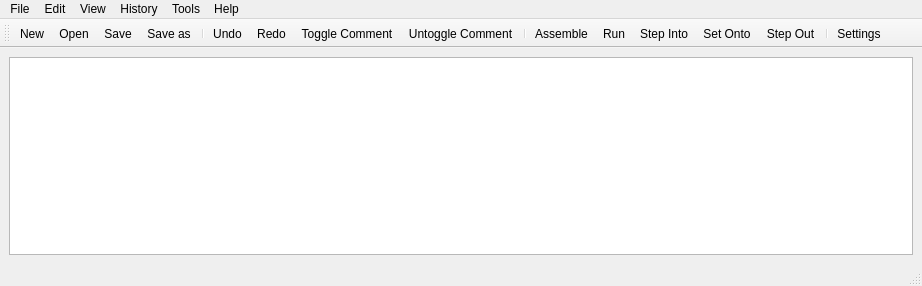
<?xml version="1.0" encoding="UTF-8"?>
<ui version="4.0">
 <class>main_window</class>
 <widget class="QMainWindow" name="main_window">
  <property name="windowModality">
   <enum>Qt::NonModal</enum>
  </property>
  <property name="geometry">
   <rect>
    <x>0</x>
    <y>0</y>
    <width>922</width>
    <height>286</height>
   </rect>
  </property>
  <property name="sizePolicy">
   <sizepolicy hsizetype="Maximum" vsizetype="Maximum">
    <horstretch>0</horstretch>
    <verstretch>0</verstretch>
   </sizepolicy>
  </property>
  <property name="mouseTracking">
   <bool>false</bool>
  </property>
  <property name="windowTitle">
   <string>Easy68k-linux</string>
  </property>
  <property name="unifiedTitleAndToolBarOnMac">
   <bool>false</bool>
  </property>
  <widget class="QWidget" name="centralwidget">
   <property name="sizePolicy">
    <sizepolicy hsizetype="Maximum" vsizetype="Maximum">
     <horstretch>0</horstretch>
     <verstretch>0</verstretch>
    </sizepolicy>
   </property>
   <layout class="QVBoxLayout" name="verticalLayout">
    <item>
     <widget class="QPlainTextEdit" name="editor">
      <property name="sizePolicy">
       <sizepolicy hsizetype="Expanding" vsizetype="Expanding">
        <horstretch>0</horstretch>
        <verstretch>0</verstretch>
       </sizepolicy>
      </property>
     </widget>
    </item>
   </layout>
  </widget>
  <widget class="QMenuBar" name="menubar">
   <property name="geometry">
    <rect>
     <x>0</x>
     <y>0</y>
     <width>922</width>
     <height>22</height>
    </rect>
   </property>
   <widget class="QMenu" name="menuEdit">
    <property name="title">
     <string>Edit</string>
    </property>
    <addaction name="actionUndo"/>
    <addaction name="actionRedo"/>
    <addaction name="separator"/>
    <addaction name="actionCut"/>
    <addaction name="actionCopy"/>
    <addaction name="actionPaste"/>
    <addaction name="separator"/>
    <addaction name="actionFind"/>
    <addaction name="actionReplace"/>
    <addaction name="separator"/>
    <addaction name="actionSelect_All"/>
   </widget>
   <widget class="QMenu" name="menuView">
    <property name="title">
     <string>View</string>
    </property>
    <addaction name="actionShow_Tool_Bar"/>
    <addaction name="actionShow_Status_Bar"/>
    <addaction name="separator"/>
    <addaction name="actionShow_Registers"/>
    <addaction name="actionShow_Memory"/>
    <addaction name="actionShow_Output"/>
    <addaction name="separator"/>
    <addaction name="actionZoom_In"/>
    <addaction name="actionZoom_Out"/>
    <addaction name="actionZoom_Reset"/>
   </widget>
   <widget class="QMenu" name="menuHistory">
    <property name="title">
     <string>History</string>
    </property>
   </widget>
   <widget class="QMenu" name="menuTools">
    <property name="title">
     <string>Tools</string>
    </property>
    <addaction name="actionAssemble"/>
    <addaction name="actionRun"/>
    <addaction name="actionShow_Simulator"/>
    <addaction name="separator"/>
    <addaction name="actionSettings"/>
   </widget>
   <widget class="QMenu" name="menuHelp">
    <property name="title">
     <string>Help</string>
    </property>
    <addaction name="actionHelp_Contents"/>
    <addaction name="separator"/>
    <addaction name="actionAbout"/>
   </widget>
   <widget class="QMenu" name="menuFile">
    <property name="toolTip">
     <string extracomment="File options are listed.">File Options</string>
    </property>
    <property name="toolTipDuration">
     <number>1</number>
    </property>
    <property name="title">
     <string>File</string>
    </property>
    <addaction name="actionNew"/>
    <addaction name="actionOpen"/>
    <addaction name="actionRecent_Files"/>
    <addaction name="separator"/>
    <addaction name="actionSave"/>
    <addaction name="actionSave_as"/>
    <addaction name="separator"/>
    <addaction name="actionExit"/>
   </widget>
   <addaction name="menuFile"/>
   <addaction name="menuEdit"/>
   <addaction name="menuView"/>
   <addaction name="menuHistory"/>
   <addaction name="menuTools"/>
   <addaction name="menuHelp"/>
  </widget>
  <widget class="QStatusBar" name="statusbar">
   <property name="enabled">
    <bool>true</bool>
   </property>
  </widget>
  <widget class="QToolBar" name="toolBar">
   <property name="windowTitle">
    <string>toolBar</string>
   </property>
   <attribute name="toolBarArea">
    <enum>TopToolBarArea</enum>
   </attribute>
   <attribute name="toolBarBreak">
    <bool>false</bool>
   </attribute>
   <addaction name="actionNew"/>
   <addaction name="actionOpen"/>
   <addaction name="actionSave"/>
   <addaction name="actionSave_as"/>
   <addaction name="separator"/>
   <addaction name="actionUndo"/>
   <addaction name="actionRedo"/>
   <addaction name="actionToggle_Comment"/>
   <addaction name="actionUntoggle_Comment"/>
   <addaction name="separator"/>
   <addaction name="actionAssemble"/>
   <addaction name="actionRun"/>
   <addaction name="actionStep_Into"/>
   <addaction name="actionStep_Onto"/>
   <addaction name="actionStep_Out"/>
   <addaction name="separator"/>
   <addaction name="actionSettings"/>
  </widget>
  <action name="actionNew">
   <property name="text">
    <string>New</string>
   </property>
   <property name="toolTip">
    <string>New Empty File</string>
   </property>
   <property name="shortcut">
    <string>Ctrl+N</string>
   </property>
  </action>
  <action name="actionOpen">
   <property name="text">
    <string>Open</string>
   </property>
   <property name="toolTip">
    <string>Open Existing File</string>
   </property>
   <property name="shortcut">
    <string>Ctrl+O</string>
   </property>
  </action>
  <action name="actionRecent_Files">
   <property name="text">
    <string>Recent Files</string>
   </property>
   <property name="toolTip">
    <string>List Recent Files</string>
   </property>
  </action>
  <action name="actionSave">
   <property name="text">
    <string>Save</string>
   </property>
   <property name="toolTip">
    <string>Save the Current File</string>
   </property>
   <property name="whatsThis">
    <string>wwwwwwwwwwwww</string>
   </property>
   <property name="shortcut">
    <string>Ctrl+S</string>
   </property>
  </action>
  <action name="actionSave_as">
   <property name="text">
    <string>Save as</string>
   </property>
   <property name="toolTip">
    <string>Save the file with a new name</string>
   </property>
   <property name="shortcut">
    <string>Ctrl+Shift+S</string>
   </property>
  </action>
  <action name="actionExit">
   <property name="text">
    <string>Exit</string>
   </property>
   <property name="toolTip">
    <string>Exits the application :(</string>
   </property>
   <property name="shortcut">
    <string>Ctrl+Q</string>
   </property>
  </action>
  <action name="actionUndo">
   <property name="text">
    <string>Undo</string>
   </property>
   <property name="shortcut">
    <string>Ctrl+Z</string>
   </property>
  </action>
  <action name="actionRedo">
   <property name="text">
    <string>Redo</string>
   </property>
   <property name="shortcut">
    <string>Ctrl+Y</string>
   </property>
  </action>
  <action name="actionCut">
   <property name="text">
    <string>Cut</string>
   </property>
   <property name="shortcut">
    <string>Ctrl+X</string>
   </property>
  </action>
  <action name="actionCopy">
   <property name="text">
    <string>Copy</string>
   </property>
   <property name="shortcut">
    <string>Ctrl+C</string>
   </property>
  </action>
  <action name="actionPaste">
   <property name="text">
    <string>Paste</string>
   </property>
   <property name="shortcut">
    <string>Ctrl+V</string>
   </property>
  </action>
  <action name="actionFind">
   <property name="text">
    <string>Find</string>
   </property>
   <property name="toolTip">
    <string>Opens find dialog</string>
   </property>
   <property name="shortcut">
    <string>Ctrl+F</string>
   </property>
  </action>
  <action name="actionReplace">
   <property name="text">
    <string>Replace</string>
   </property>
   <property name="toolTip">
    <string>Opens replace dialog</string>
   </property>
   <property name="shortcut">
    <string>Ctrl+H</string>
   </property>
  </action>
  <action name="actionSelect_All">
   <property name="text">
    <string>Select All</string>
   </property>
   <property name="shortcut">
    <string>Ctrl+A</string>
   </property>
  </action>
  <action name="actionShow_Tool_Bar">
   <property name="checkable">
    <bool>true</bool>
   </property>
   <property name="text">
    <string>Show Tool Bar</string>
   </property>
   <property name="toolTip">
    <string>Show/Hide the tool bar</string>
   </property>
  </action>
  <action name="actionShow_Status_Bar">
   <property name="checkable">
    <bool>true</bool>
   </property>
   <property name="text">
    <string>Show Status Bar</string>
   </property>
   <property name="toolTip">
    <string>Show/hide the status bar</string>
   </property>
  </action>
  <action name="actionShow_Registers">
   <property name="checkable">
    <bool>true</bool>
   </property>
   <property name="text">
    <string>Show Registers</string>
   </property>
  </action>
  <action name="actionShow_Memory">
   <property name="checkable">
    <bool>true</bool>
   </property>
   <property name="text">
    <string>Show Memory</string>
   </property>
  </action>
  <action name="actionShow_Output">
   <property name="checkable">
    <bool>true</bool>
   </property>
   <property name="text">
    <string>Show Output</string>
   </property>
  </action>
  <action name="actionZoom_In">
   <property name="text">
    <string>Zoom In</string>
   </property>
   <property name="toolTip">
    <string>Increase font size</string>
   </property>
   <property name="shortcut">
    <string>Ctrl++</string>
   </property>
  </action>
  <action name="actionZoom_Out">
   <property name="text">
    <string>Zoom Out</string>
   </property>
   <property name="toolTip">
    <string>Decrease font size</string>
   </property>
   <property name="shortcut">
    <string>Ctrl+-</string>
   </property>
  </action>
  <action name="actionZoom_Reset">
   <property name="text">
    <string>Zoom Reset</string>
   </property>
   <property name="toolTip">
    <string>Reset font size</string>
   </property>
   <property name="shortcut">
    <string>Ctrl+0</string>
   </property>
  </action>
  <action name="actionAssemble">
   <property name="text">
    <string>Assemble</string>
   </property>
   <property name="toolTip">
    <string>Compiles the code, shows errors if any</string>
   </property>
   <property name="shortcut">
    <string>F9</string>
   </property>
  </action>
  <action name="actionRun">
   <property name="text">
    <string>Run</string>
   </property>
   <property name="toolTip">
    <string>Runs in the simulator</string>
   </property>
   <property name="shortcut">
    <string>F5</string>
   </property>
  </action>
  <action name="actionShow_Simulator">
   <property name="text">
    <string>Show Simulator</string>
   </property>
   <property name="toolTip">
    <string>Opens the simulator window</string>
   </property>
   <property name="shortcut">
    <string>F8</string>
   </property>
  </action>
  <action name="actionSettings">
   <property name="text">
    <string>Settings</string>
   </property>
   <property name="toolTip">
    <string>Editor settings</string>
   </property>
  </action>
  <action name="actionHelp_Contents">
   <property name="text">
    <string>Help Contents</string>
   </property>
   <property name="toolTip">
    <string>Opens help documentation</string>
   </property>
   <property name="shortcut">
    <string>F1</string>
   </property>
  </action>
  <action name="actionAbout">
   <property name="text">
    <string>About</string>
   </property>
   <property name="toolTip">
    <string>Information about the application</string>
   </property>
  </action>
  <action name="actionToggle_Comment">
   <property name="text">
    <string>Toggle Comment</string>
   </property>
   <property name="toolTip">
    <string>Toggle the selected line(s)</string>
   </property>
  </action>
  <action name="actionUntoggle_Comment">
   <property name="text">
    <string>Untoggle Comment</string>
   </property>
   <property name="toolTip">
    <string>Untoggle the selected line(s)</string>
   </property>
  </action>
  <action name="actionStep_Into">
   <property name="text">
    <string>Step Into</string>
   </property>
  </action>
  <action name="actionStep_Onto">
   <property name="text">
    <string>Set Onto</string>
   </property>
  </action>
  <action name="actionStep_Out">
   <property name="text">
    <string>Step Out</string>
   </property>
  </action>
 </widget>
 <resources/>
 <connections/>
</ui>
